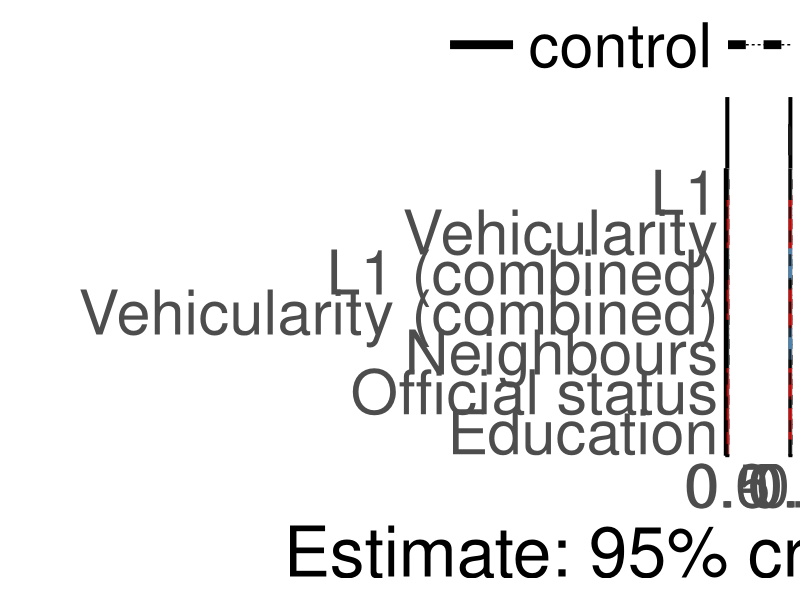
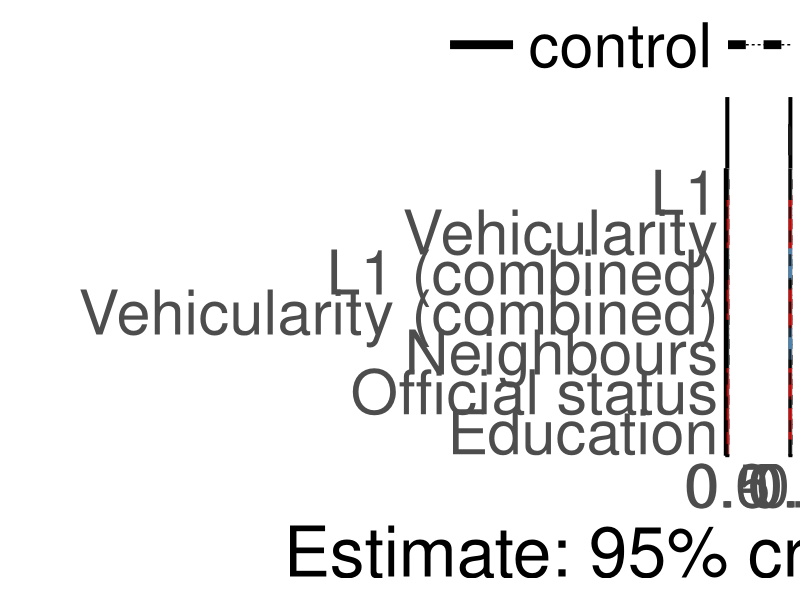
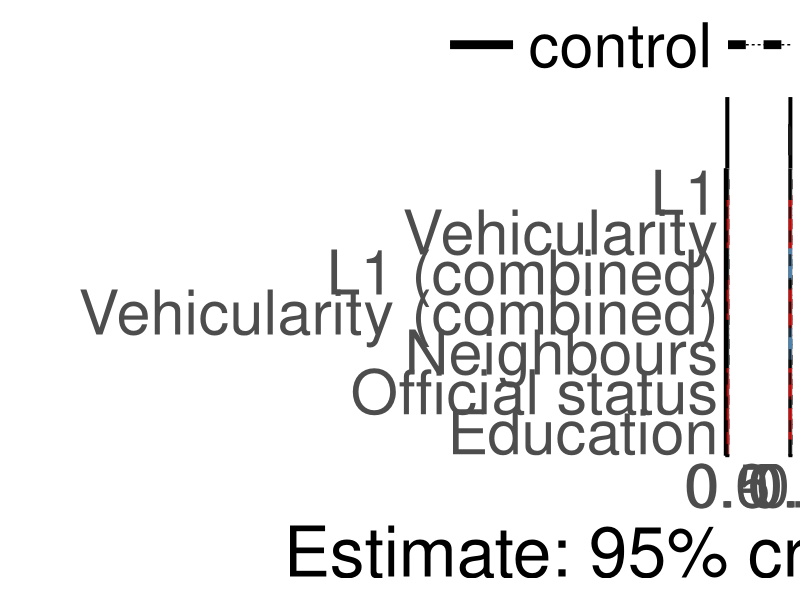
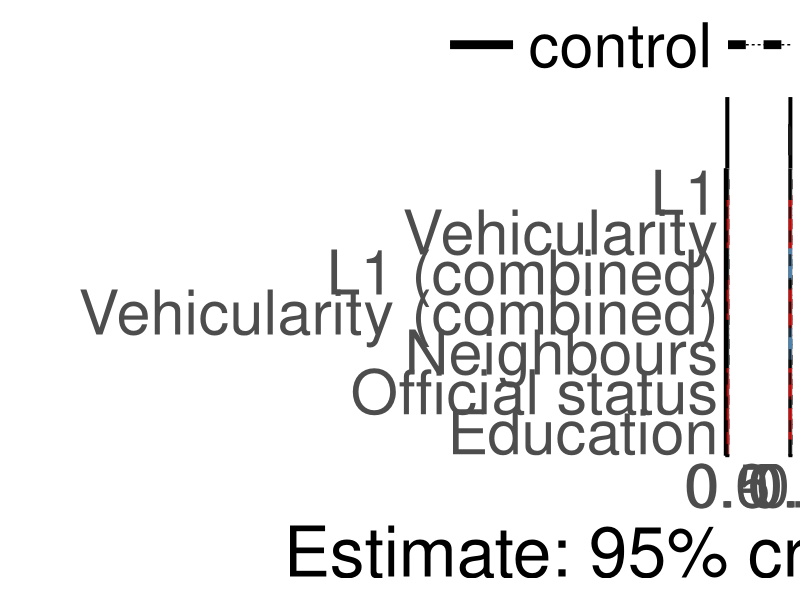
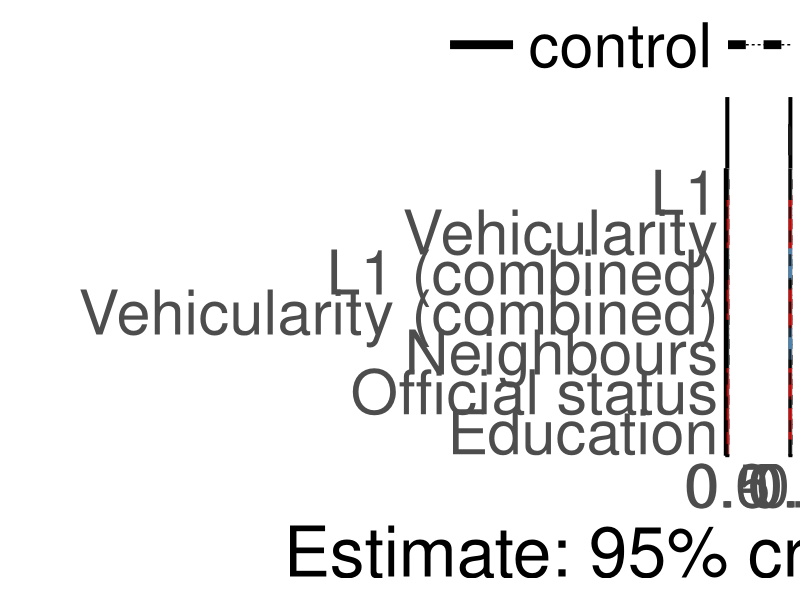
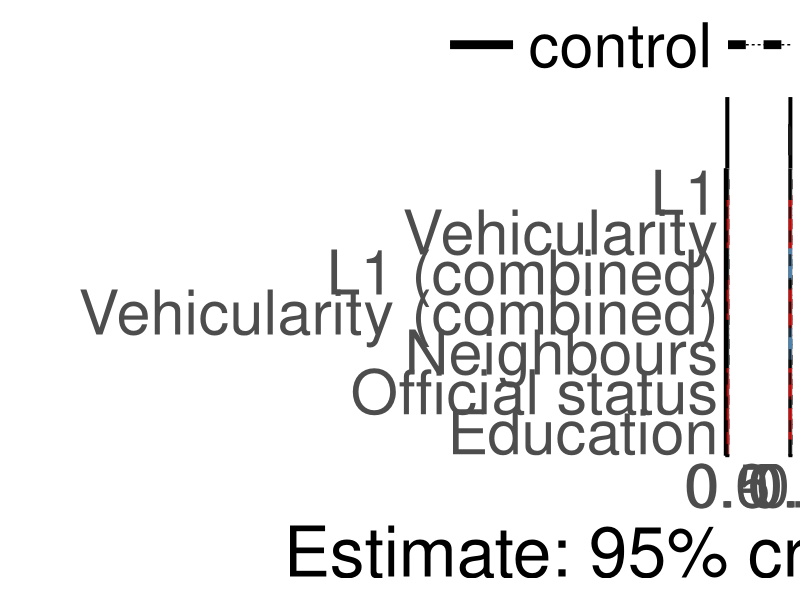

Recreate these plots in R, in order.
suppressPackageStartupMessages({
  library(dplyr)
  library(ggplot2)
})

# script was written by Olena Shcherbakova and modified by Sam Passmore

effs_I <-
  read.csv("output_tables_reanalysis_reduced/ effects Informativity_reanalysis_social_models .csv")
effs_I$variable <- "informativity"

effs_B <-
  read.csv("output_tables_reanalysis_reduced/ effects Boundness_reanalysis_social_models .csv")
effs_B$variable <- "fusion"

effs_B <- effs_B %>%
  rename(lower = 2,
         upper = 4,
         mean = 3)

effs_I <- effs_I %>%
  rename(lower = 2,
         upper = 4,
         mean = 3)

effs_1 <- as.data.frame(rbind(effs_B, effs_I))

effs_1$control <- "yes"

effs_I <-
  read.csv("output_tables_reanalysis_reduced/ effects Informativity_reanalysis_social_only_models .csv")
effs_I$variable <- "informativity"

effs_B <-
  read.csv("output_tables_reanalysis_reduced/ effects Boundness_reanalysis_social_only_models .csv")
effs_B$variable <- "fusion"

effs_B <- effs_B %>%
  rename(lower = 2,
         upper = 4,
         mean = 3)

effs_I <- effs_I %>%
  rename(lower = 2,
         upper = 4,
         mean = 3)

effs_2 <- as.data.frame(rbind(effs_B, effs_I))
effs_2$control <- "no"

effs_1 <- effs_1 %>%
  rename(lower = 2,
         upper = 4,
         mean = 3)

effs_2 <- effs_2 %>%
  rename(lower = 2,
         upper = 4,
         mean = 3)

effs <- as.data.frame(rbind(effs_1, effs_2))

effs_main <- effs %>%
  rename(lower = 2,
         upper = 4,
         mean = 3) %>%
  filter(!grepl("nonlinear", model)) %>%
  filter(!grepl("SD", effect)) %>%
  filter(!grepl("Intercept", effect))


#removing "(linear)" part within the model column
effs_main$model <- gsub("(\\s*\\(\\w+\\))", "", effs_main$model)

#adding "combined" after L1/L1 proportion where applicable
effs_main$effect <-
  ifelse(
    grepl("L1 speakers\\+", effs_main$model),
    paste(effs_main$effect, "(combined)"),
    effs_main$effect
  )

# effs_main <- effs_main %>%
#   mutate(
#     effect = dplyr::recode(
#       effect,
#       "L2 proportion (combined)" = "L2 (combined)",
#       "L1*L2 proportion" = "L1*L2",
#       "L2 proportion" = "L2"
#     )
#   )

eff_main_plot_df = effs_main %>%
  as.data.frame() %>%
  mutate_if(is.character, as.factor) %>%
  mutate(effect = factor(
    effect,
    levels = c(
      "Education",
      "Official status",
      "Neighbours",
      #"L1*L2",
      "L1*Vehicularity",
      #"L2 (combined)",
      "Vehicularity (combined)",
      "L1 (combined)",
      #"L2",
      "Vehicularity",
      "L1"
    )
  )) %>%
  mutate(importance = case_when((lower < 0 &
                                   upper < 0)  ~ "negative",
                                (lower > 0 &
                                   upper > 0)  ~ "positive",
                                (lower < 0 & upper > 0) |
                                  (lower < 0 &
                                     upper == 0) |
                                  (lower == 0 & upper > 0) ~ "no"
  )) %>%
  mutate(importance = as.factor(importance)) %>%
  mutate(importance = factor(
    importance,
    levels = c("no", "positive", "negative"),
    ordered = TRUE
  )) %>% 
  mutate(control = if_else(control == "yes", "control", "no control")) %>% 
  mutate(control = factor(control, levels = c("control", "no control"), ordered = TRUE))

dodge_width <- 0.8

effs_main_plot_bw <- ggplot(eff_main_plot_df,
                            aes(
                              y = effect,
                              x = mean,
                              linetype = control,
                              color = importance
                            )) +
  geom_errorbar(
    aes(xmin = lower, xmax = upper),
    width = 0.5,
    linewidth = 3,
    position = position_dodge(width = dodge_width)
  ) +
  geom_point(size = 10,
             position = position_dodge(width = dodge_width)) +
  geom_line(position = position_dodge(width = dodge_width)) +
  geom_vline(
    aes(xintercept = 0),
    linetype = 2,
    linewidth = 1,
    alpha = 0.7
  ) +
  scale_color_manual(values = c("black", "red3", "steelblue")) +
  ylab("") +
  xlab("Estimate: 95% credible interval") +
  #  theme_light() +
  theme_minimal() +
  facet_grid(. ~ variable, scales = "free_x", space = "free") +
  theme(
    text = element_text(size = 55), # face = "bold"),
    #    legend.text = element_text(size = 25),
    axis.title = element_text(size = 50),
    #    legend.title = element_text(size = 25),
    #    strip.text.x = element_text(size = 25),
    legend.spacing.y = unit(2.7, 'cm'),
    legend.key.width = unit(2, 'cm'),
    legend.direction = "horizontal",
    legend.position = "top",
    legend.title = element_blank(),
    axis.line = element_line(linewidth = 1),
    strip.background = element_rect(color = "black", linewidth = 2),
    panel.spacing.x = unit(15, "mm"),
    panel.grid = element_blank(),
    panel.border = element_rect(color = "gray 50", fill = NA)
  ) +
  guides(color = "none")


effs_main_plot_bw

ggsave(
  file = "output_reduced_reanalysis/effects_plot.png",
  plot = effs_main_plot_bw,
  height = 24,
  width = 30,
  dpi = 400
)


effs_main_plot_bw
ggsave(
  file = "output_reduced_reanalysis/effects_plot.pdf",
  plot = effs_main_plot_bw,
  height = 22,
  width = 36,
  dpi = 600
)

effs_main_plot_bw
ggsave(
  file = "output_reduced_reanalysis/effects_plot.jpeg",
  plot = effs_main_plot_bw,
  height = 22,
  width = 36,
  dpi = 600
)
